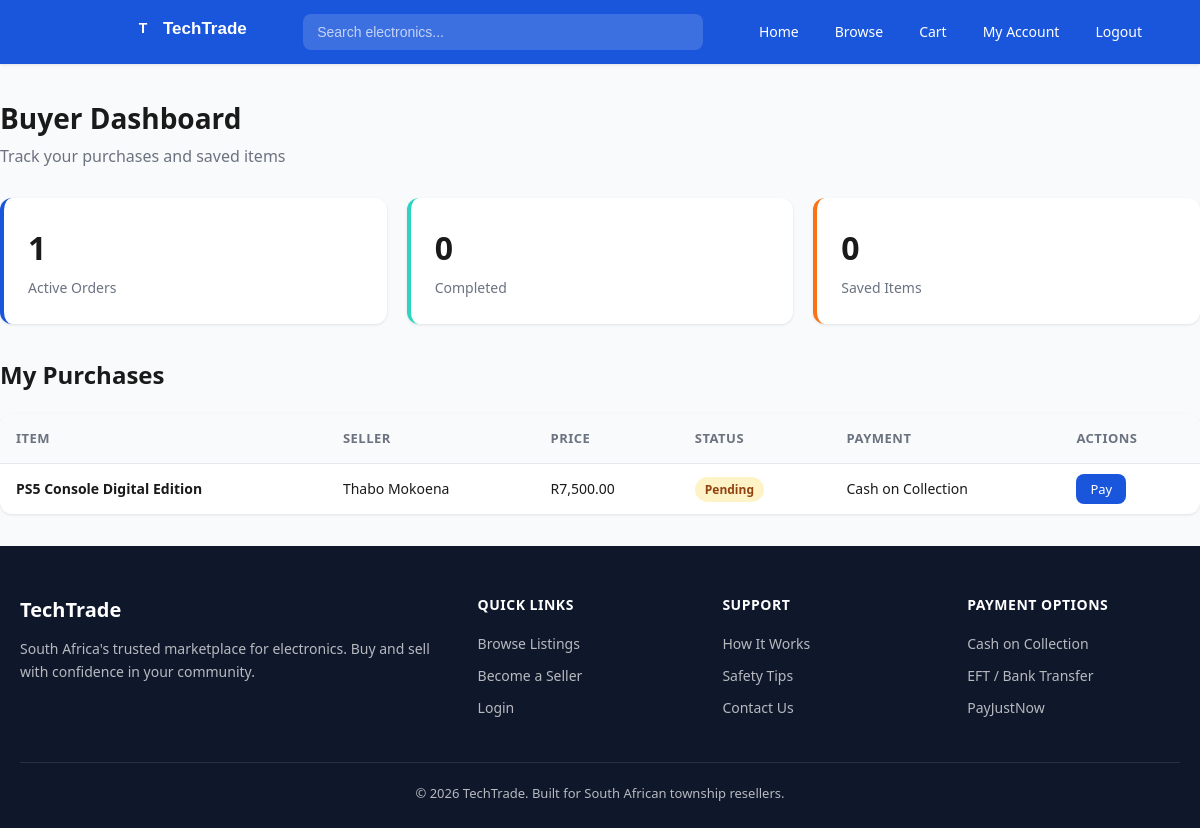
Screenshot of /buyer_dashboard.php (signed in) with the database file from the repository.
### tables this page shows
CREATE TABLE transactions (
    transaction_id INT AUTO_INCREMENT PRIMARY KEY,
    listing_id INT NOT NULL,
    buyer_id INT NOT NULL,
    seller_id INT NOT NULL,
    status ENUM('Listed','Pending','Sold','Cancelled') DEFAULT 'Pending',
    payment_method VARCHAR(50) DEFAULT 'Cash on Collection',
    delivery_method VARCHAR(50) DEFAULT 'Meet in Person',
    created_at TIMESTAMP DEFAULT CURRENT_TIMESTAMP,
    updated_at TIMESTAMP DEFAULT CURRENT_TIMESTAMP ON UPDATE CURRENT_TIMESTAMP,
    FOREIGN KEY (listing_id) REFERENCES listings(listing_id) ON DELETE CASCADE,
    FOREIGN KEY (buyer_id) REFERENCES users(user_id) ON DELETE CASCADE,
    FOREIGN KEY (seller_id) REFERENCES users(user_id) ON DELETE CASCADE
);

CREATE TABLE listings (
    listing_id INT AUTO_INCREMENT PRIMARY KEY,
    seller_id INT NOT NULL,
    category_id INT NOT NULL,
    title VARCHAR(150) NOT NULL,
    description TEXT,
    price DECIMAL(10,2) NOT NULL,
    condition_status ENUM('New','Used - Like New','Used - Good','Used - Fair') DEFAULT 'Used - Good',
    image_url VARCHAR(255) DEFAULT '',
    status ENUM('Listed','Pending','Sold','Cancelled') DEFAULT 'Listed',
    created_at TIMESTAMP DEFAULT CURRENT_TIMESTAMP,
    updated_at TIMESTAMP DEFAULT CURRENT_TIMESTAMP ON UPDATE CURRENT_TIMESTAMP,
    FOREIGN KEY (seller_id) REFERENCES users(user_id) ON DELETE CASCADE,
    FOREIGN KEY (category_id) REFERENCES categories(category_id)
);

CREATE TABLE users (
    user_id INT AUTO_INCREMENT PRIMARY KEY,
    full_name VARCHAR(100) NOT NULL,
    email VARCHAR(100) NOT NULL UNIQUE,
    password_hash VARCHAR(255) NOT NULL,
    phone VARCHAR(20),
    location VARCHAR(100),
    role ENUM('buyer','seller','admin') DEFAULT 'buyer',
    is_verified TINYINT DEFAULT 0,
    created_at TIMESTAMP DEFAULT CURRENT_TIMESTAMP
);

### buyer_dashboard.php (the view, shortened to what this page needs)
<?php
require_once 'includes/db.php';
$buyer_id = $_SESSION['user_id'];
$trans_sql = "SELECT t.*, l.title, l.price, u.full_name as seller_name
              FROM transactions t
              JOIN listings l ON t.listing_id = l.listing_id
              JOIN users u ON t.seller_id = u.user_id
              WHERE t.buyer_id = $buyer_id
              ORDER BY t.created_at DESC";
$trans_result = mysqli_query($conn, $trans_sql);
$active_count = mysqli_fetch_assoc(mysqli_query($conn, "SELECT COUNT(*) as total FROM transactions WHERE buyer_id = $buyer_id AND status = 'Pending'"))['total'];
$completed_count = mysqli_fetch_assoc(mysqli_query($conn, "SELECT COUNT(*) as total FROM transactions WHERE buyer_id = $buyer_id AND status = 'Sold'"))['total'];
$fav_count = mysqli_fetch_assoc(mysqli_query($conn, "SELECT COUNT(*) as total FROM favourites WHERE user_id = $buyer_id"))['total'];
include 'includes/header.php';
?>
<section class="dashboard container">
    <div class="dashboard-header">
        <h1>Buyer Dashboard</h1>
        <p>Track your purchases and saved items</p>
    </div>
    <div class="stats-grid" style="grid-template-columns: repeat(3, 1fr);">
        <div class="stat-card">
            <div class="stat-value"><?php echo $active_count; ?></div>
            <div class="stat-label">Active Orders</div>
        </div>
        <div class="stat-card">
            <div class="stat-value"><?php echo $completed_count; ?></div>
            <div class="stat-label">Completed</div>
        </div>
        <div class="stat-card">
            <div class="stat-value"><?php echo $fav_count; ?></div>
            <div class="stat-label">Saved Items</div>
        </div>
    </div>
    <h2 class="section-title">My Purchases</h2>
    <?php if (mysqli_num_rows($trans_result) > 0): ?>
    <table class="data-table">
        <thead>
            <tr>
                <th>Item</th>
                <th>Seller</th>
                <th>Price</th>
                <th>Status</th>
                <th>Payment</th>
                <th>Actions</th>
            </tr>
        </thead>
        <tbody>
            <?php while ($trans = mysqli_fetch_assoc($trans_result)): ?>
            <tr>
                <td>
                    <a href="/listing.php?id=<?php echo $trans['listing_id']; ?>" style="font-weight: 600;">
                        <?php echo $trans['title']; ?>
                    </a>
                </td>
                <td><?php echo $trans['seller_name']; ?></td>
                <td>R<?php echo number_format($trans['price'], 2); ?></td>
                <td><span class="badge badge-<?php echo strtolower($trans['status']); ?>"><?php echo $trans['status']; ?></span></td>
                <td><?php echo $trans['payment_method']; ?></td>
                <td>
                    <?php if ($trans['status'] == 'Pending'): ?>
                        <a href="/payment.php?transaction=<?php echo $trans['transaction_id']; ?>" class="btn-small btn-view">Pay</a>
                    <?php elseif ($trans['status'] == 'Sold'): ?>
                        <a href="/my_account.php?rate=<?php echo $trans['transaction_id']; ?>" class="btn-small btn-verify">Rate</a>
                    <?php endif; ?>
                </td>
            </tr>
            <?php endwhile; ?>
        </tbody>
    </table>
    <?php endif; ?>
</section>
<?php include 'includes/footer.php'; ?>

### css/style.css (style rules this page uses)
:root { --primary: #1A56DB; --primary-dark: #1e429f; --primary-light: #e1effe; --aqua: #2DD4BF; --aqua-light: #ccfbf1; --accent: #F97316; --accent-hover: #ea580c; --dark: #0F172A; --text: #1a1a1a; --text-light: #6b7280; --border: #e5e7eb; --surface: #f9fafb; --white: #ffffff; --success: #10b981; --warning: #f59e0b; --danger: #ef4444; --shadow: 0 1px 3px rgba(0,0,0,0.1); --shadow-lg: 0 10px 25px rgba(0,0,0,0.1); --radius: 8px; --radius-lg: 12px; }
* { margin: 0; padding: 0; box-sizing: border-box; }
body { font-family: 'Segoe UI', system-ui, -apple-system, sans-serif; color: var(--text); background: var(--surface); line-height: 1.6; min-height: 100vh; }
.container { max-width: 1200px; margin: 0 auto; padding: 0 20px; }
a { text-decoration: none; color: inherit; }
.section-title { font-size: 24px; font-weight: 700; margin-bottom: 20px; color: var(--text); }
.dashboard { padding: 32px 0; }
.dashboard-header { margin-bottom: 28px; }
.dashboard-header h1 { font-size: 28px; margin-bottom: 4px; }
.dashboard-header p { color: var(--text-light); }
.stats-grid { display: grid; grid-template-columns: repeat(4, 1fr); gap: 20px; margin-bottom: 32px; }
.stat-card { background: var(--white); padding: 24px; border-radius: var(--radius-lg); box-shadow: var(--shadow); border-left: 4px solid var(--primary); }
.stat-card:nth-child(2) { border-left-color: var(--aqua); }
.stat-card:nth-child(3) { border-left-color: var(--accent); }
.stat-value { font-size: 32px; font-weight: 700; color: var(--text); }
.stat-label { font-size: 14px; color: var(--text-light); margin-top: 4px; }
.data-table { width: 100%; background: var(--white); border-radius: var(--radius-lg); overflow: hidden; box-shadow: var(--shadow); border-collapse: collapse; }
.data-table th { background: var(--surface); padding: 14px 16px; text-align: left; font-size: 13px; font-weight: 600; color: var(--text-light); text-transform: uppercase; letter-spacing: 0.5px; }
.data-table td { padding: 14px 16px; border-top: 1px solid var(--border); font-size: 14px; }
.badge { padding: 4px 10px; border-radius: 20px; font-size: 12px; font-weight: 600; }
.badge-pending { background: #fef3c7; color: #92400e; }
.btn-small { padding: 6px 14px; font-size: 13px; border-radius: var(--radius); border: none; cursor: pointer; font-weight: 500; }
.btn-view { background: var(--primary); color: white; }
body, .navbar, .p-card, .form-card, .stat-card, .data-table, .step-card, .payment-card, .footer, .seller-box, .admin-sidebar, .conversation-item, .chat-bubble.received { transition: background-color 0.3s, color 0.3s, border-color 0.3s; }

### rows the page displays
transactions: listing.title "PS5 Console Digital Edition", seller.full_name "Thabo Mokoena", listing.price "7,500.00", status "Pending", payment_method "Cash on Collection"

### other values shown
$active_count "1"
$completed_count "0"
$fav_count "0"
